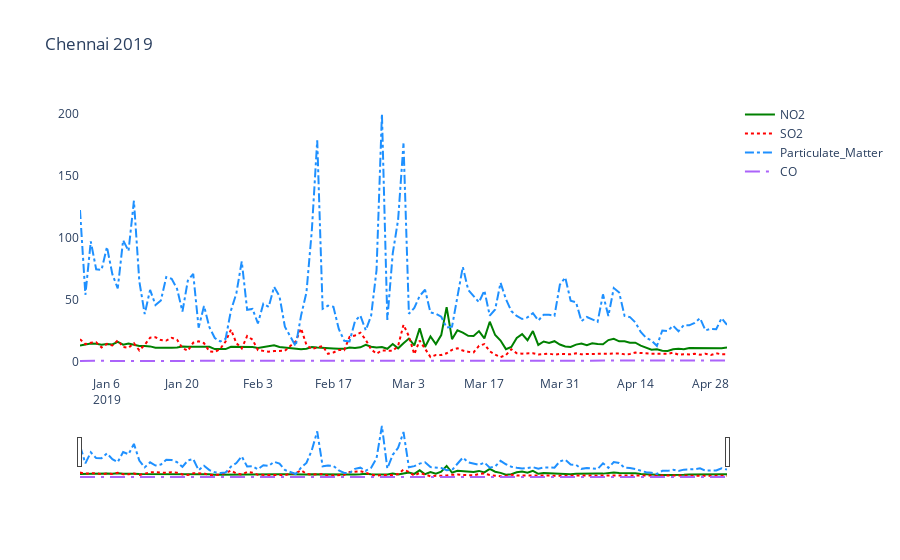

Notebook code for this chart:
### Code cell
pollution_comparison('Chennai')
